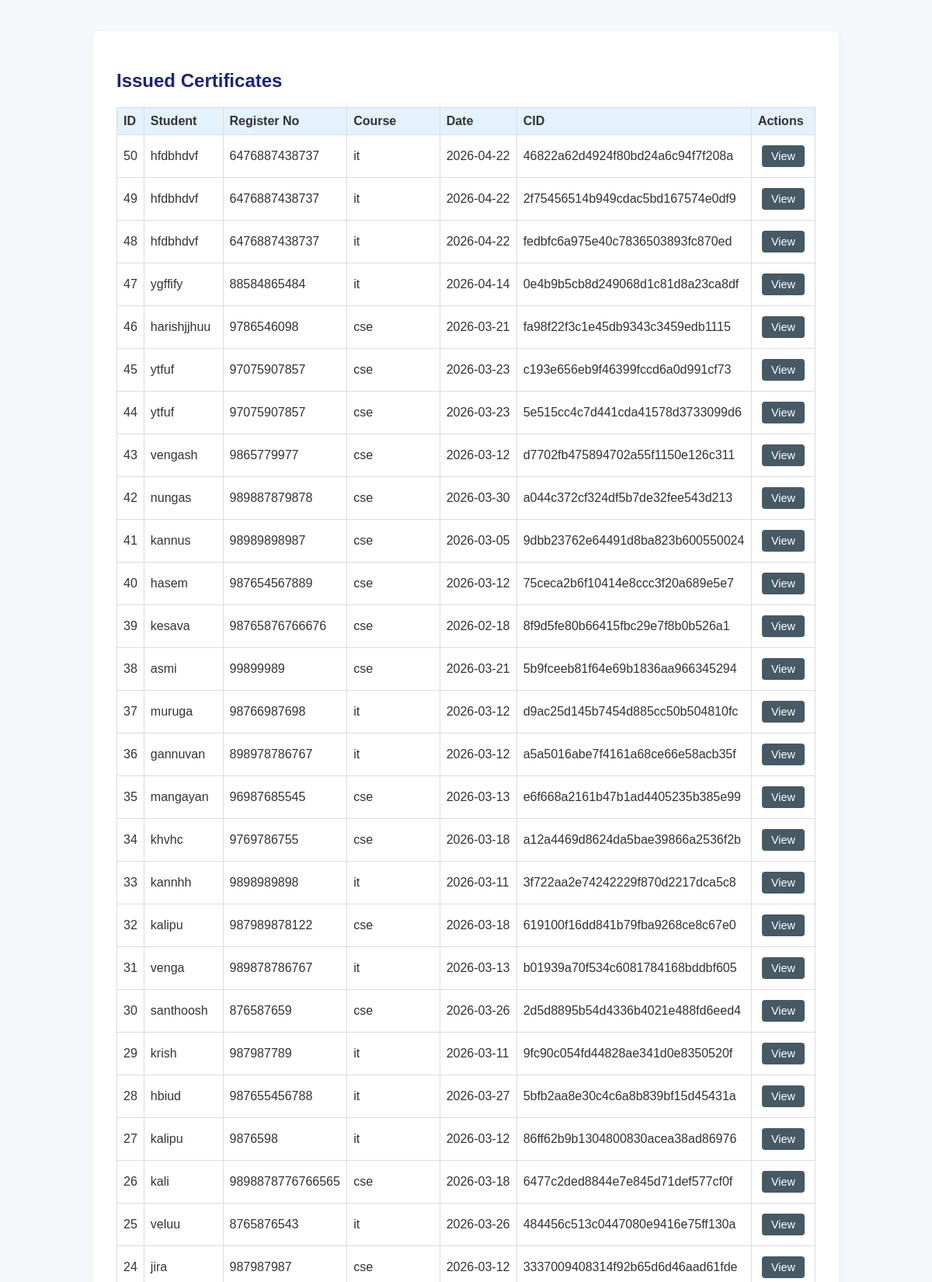
Screenshot of /admin/issued (signed in, upper part) with the database file from the repository.
### tables this page shows
CREATE TABLE certificates (
            id INTEGER PRIMARY KEY AUTOINCREMENT,
            student_name TEXT NOT NULL,
            register_number TEXT NOT NULL,
            course TEXT NOT NULL,
            issue_date TEXT NOT NULL,
            cid TEXT NOT NULL,
            blockchain_index INTEGER NOT NULL,
            pdf_filename TEXT NOT NULL,
            image_filename TEXT NOT NULL,
            created_at TEXT NOT NULL
        , ai_score REAL DEFAULT NULL, heatmap TEXT DEFAULT NULL, blockchain_tx TEXT DEFAULT NULL, image_data BLOB DEFAULT NULL);

### routes/admin_routes.py (the view)
@admin_bp.route("/issued")
def issued_certificates():
    if not _require_admin():
        return redirect(url_for("admin.login"))
    certs = get_all_certificates()
    return render_template("issued_list.html", certificates=certs)

### database/init_db.py (called while the page is built)
def get_connection() -> sqlite3.Connection:
    DATABASE_PATH.parent.mkdir(parents=True, exist_ok=True)
    conn = sqlite3.connect(DATABASE_PATH)
    conn.row_factory = sqlite3.Row
    return conn

### models/certificate_model.py (called while the page is built)
def get_all_certificates() -> List[Certificate]:
    conn = get_connection()
    cur = conn.cursor()
    cur.execute("SELECT * FROM certificates ORDER BY created_at DESC")
    rows = cur.fetchall()
    conn.close()
    return [Certificate(**dict(row)) for row in rows]

### routes/admin_routes.py (called while the page is built)
def _require_admin() -> bool:
    return session.get("admin_logged_in", False)

### templates/issued_list.html (shortened to what this page needs)
<!DOCTYPE html>
<html lang="en">
<head>
    <link rel="stylesheet" href="{{ url_for('static', filename='css/style.css') }}">
</head>
<body>
<div class="container">
    <h2>{% if student_view %}My Certificates{% else %}Issued Certificates{% endif %}</h2>
    {% if certificates %}
        <table class="table">
            <thead>
            <tr>
                <th>ID</th>
                <th>Student</th>
                <th>Register No</th>
                <th>Course</th>
                <th>Date</th>
                <th>CID</th>
                <th>Actions</th>
            </tr>
            </thead>
            <tbody>
            {% for cert in certificates %}
                <tr>
                    <td>{{ cert.id }}</td>
                    <td>{{ cert.student_name }}</td>
                    <td>{{ cert.register_number }}</td>
                    <td>{{ cert.course }}</td>
                    <td>{{ cert.issue_date }}</td>
                    <td>{{ cert.cid }}</td>
                    <td>
                        {% if student_view %}
                            <a href="{{ url_for('student.download_certificate', cert_id=cert.id) }}" class="btn small">
                                Download
                            </a>
                        {% else %}
                            <a href="{{ url_for('admin.view_certificate', cert_id=cert.id) }}" class="btn small">
                                View
                            </a>
                        {% endif %}
                    </td>
                </tr>
            {% endfor %}
            </tbody>
        </table>
    {% else %}
        <p>No certificates found.</p>
    {% endif %}
</div>
</body>
</html>

### static/css/style.css (style rules this page uses)
body { font-family: Arial, sans-serif; margin: 0; padding: 0; background: #f5f7fb; color: #333; }
.container { max-width: 900px; margin: 40px auto; background: #ffffff; padding: 30px; border-radius: 8px; box-shadow: 0 4px 10px rgba(0, 0, 0, 0.05); }
h1, h2, h3 { color: #1a237e; }
.btn { display: inline-block; padding: 10px 20px; margin: 5px; border-radius: 4px; text-decoration: none; color: #ffffff; background: #455a64; transition: background 0.2s ease; }
.btn.small { padding: 6px 12px; font-size: 0.9em; }
.table { width: 100%; border-collapse: collapse; margin-top: 20px; }
.table th, .table td { border: 1px solid #ddd; padding: 8px; text-align: left; }
.table th { background: #e3f2fd; }

### rows the page displays
certificates: id "50", student_name "hfdbhdvf", register_number "6476887438737", course "it", issue_date "2026-04-22", cid "46822a62d4924f80bd24a6c94f7f208a"
certificates: id "49", student_name "hfdbhdvf", register_number "6476887438737", course "it", issue_date "2026-04-22", cid "2f75456514b949cdac5bd167574e0df9"
certificates: id "48", student_name "hfdbhdvf", register_number "6476887438737", course "it", issue_date "2026-04-22", cid "fedbfc6a975e40c7836503893fc870ed"
certificates: id "47", student_name "ygffify", register_number "88584865484", course "it", issue_date "2026-04-14", cid "0e4b9b5cb8d249068d1c81d8a23ca8df"
certificates: id "46", student_name "harishjjhuu", register_number "9786546098", course "cse", issue_date "2026-03-21", cid "fa98f22f3c1e45db9343c3459edb1115"
certificates: id "45", student_name "ytfuf", register_number "97075907857", course "cse", issue_date "2026-03-23", cid "c193e656eb9f46399fccd6a0d991cf73"
certificates: id "44", student_name "ytfuf", register_number "97075907857", course "cse", issue_date "2026-03-23", cid "5e515cc4c7d441cda41578d3733099d6"
certificates: id "43", student_name "vengash", register_number "9865779977", course "cse", issue_date "2026-03-12", cid "d7702fb475894702a55f1150e126c311"
certificates: id "42", student_name "nungas", register_number "989887879878", course "cse", issue_date "2026-03-30", cid "a044c372cf324df5b7de32fee543d213"
certificates: id "41", student_name "kannus", register_number "98989898987", course "cse", issue_date "2026-03-05", cid "9dbb23762e64491d8ba823b600550024"
certificates: id "40", student_name "hasem", register_number "987654567889", course "cse", issue_date "2026-03-12", cid "75ceca2b6f10414e8ccc3f20a689e5e7"
certificates: id "39", student_name "kesava", register_number "98765876766676", course "cse", issue_date "2026-02-18", cid "8f9d5fe80b66415fbc29e7f8b0b526a1"
certificates: id "38", student_name "asmi", register_number "99899989", course "cse", issue_date "2026-03-21", cid "5b9fceeb81f64e69b1836aa966345294"
certificates: id "37", student_name "muruga", register_number "98766987698", course "it", issue_date "2026-03-12", cid "d9ac25d145b7454d885cc50b504810fc"
certificates: id "36", student_name "gannuvan", register_number "898978786767", course "it", issue_date "2026-03-12", cid "a5a5016abe7f4161a68ce66e58acb35f"
certificates: id "35", student_name "mangayan", register_number "96987685545", course "cse", issue_date "2026-03-13", cid "e6f668a2161b47b1ad4405235b385e99"
certificates: id "34", student_name "khvhc", register_number "9769786755", course "cse", issue_date "2026-03-18", cid "a12a4469d8624da5bae39866a2536f2b"
certificates: id "33", student_name "kannhh", register_number "9898989898", course "it", issue_date "2026-03-11", cid "3f722aa2e74242229f870d2217dca5c8"
certificates: id "32", student_name "kalipu", register_number "987989878122", course "cse", issue_date "2026-03-18", cid "619100f16dd841b79fba9268ce8c67e0"
certificates: id "31", student_name "venga", register_number "989878786767", course "it", issue_date "2026-03-13", cid "b01939a70f534c6081784168bddbf605"
certificates: id "30", student_name "santhoosh", register_number "876587659", course "cse", issue_date "2026-03-26", cid "2d5d8895b54d4336b4021e488fd6eed4"
certificates: id "29", student_name "krish", register_number "987987789", course "it", issue_date "2026-03-11", cid "9fc90c054fd44828ae341d0e8350520f"
certificates: id "28", student_name "hbiud", register_number "987655456788", course "it", issue_date "2026-03-27", cid "5bfb2aa8e30c4c6a8b839bf15d45431a"
certificates: id "27", student_name "kalipu", register_number "9876598", course "it", issue_date "2026-03-12", cid "86ff62b9b1304800830acea38ad86976"
certificates: id "26", student_name "kali", register_number "9898878776766565", course "cse", issue_date "2026-03-18", cid "6477c2ded8844e7e845d71def577cf0f"
certificates: id "25", student_name "veluu", register_number "8765876543", course "it", issue_date "2026-03-26", cid "484456c513c0447080e9416e75ff130a"
certificates: id "24", student_name "jira", register_number "987987987", course "cse", issue_date "2026-03-12", cid "3337009408314f92b65d6d46aad61fde"
